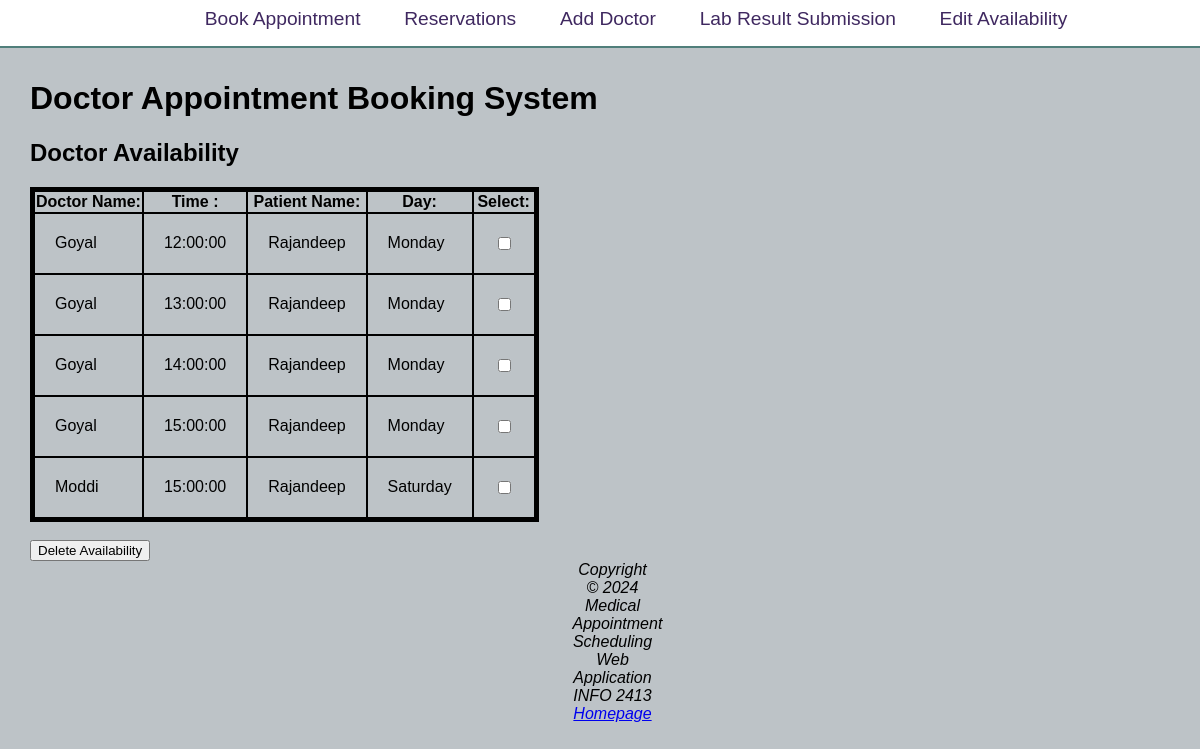
Page /test.php on the committed database.
### tables this page shows
CREATE TABLE `Availability` (
  `aptNumber` int(11) NOT NULL,
  `Status` varchar(100) NOT NULL,
  `Time` time NOT NULL,
  `Day` text NOT NULL,
  `medicalLicence` int(11) DEFAULT NULL,
  `healthNo` int(11) DEFAULT NULL
);

CREATE TABLE `doctors` (
  `medicalLicence` int(11) NOT NULL,
  `doctorName` text NOT NULL,
  `email` text NOT NULL,
  `phoneNo` int(11) NOT NULL,
  `address` text NOT NULL,
  `specialization` text NOT NULL
);

CREATE TABLE `registration` (
  `fname` varchar(200) NOT NULL,
  `lname` varchar(200) NOT NULL,
  `healthNo` int(7) NOT NULL,
  `email` text NOT NULL,
  `phoneNo` int(10) NOT NULL,
  `address` text NOT NULL,
  `gender` varchar(100) NOT NULL
);

### test.php (the view, shortened to what this page needs)
<?php
	$con=new mysqli ('localhost', 'root', '','project_final');
?>
<?php include 'header.php'; ?>
<HEADER><h2>Doctor Availability</h2></HEADER>
<form action=" " method="post" >
<table id="book">
<tr>
<th> Doctor Name:</th>
<th>Time :</th>
<th>Patient Name:</th>
<th>Day:</th>
<th>Select:</th>
</tr>
<?php
$query2 = "select Time , Day, doctors.doctorName , registration.lname, registration.fname from Availability
INNER JOIN doctors
ON Availability.medicalLicence = doctors.medicalLicence
INNER JOIN registration ON Availability.healthNo = registration.healthNo and Status = 'Available' ";
$statement = mysqli_query($con,$query2);
 $count=0;
while($row = $statement->fetch_assoc())
{
    echo"<tr>" ;
    echo"<td>" . $row['doctorName'] . "</td>";
    echo"<td>" . $row['Time'] . "</td>";
    echo "<td>" . $row['fname'] . "</td>";
    echo "<td>" . $row['Day'] . "</td>";
    echo"<td>" ."<input type='checkbox' id='check' name='check' value='$count'>"."</td>" ;
    echo"</tr>";
    $count++;
}
?>
</table><br>
<input name='book'  type='submit' value ='Delete Availability' >
	</body>
<?php include 'footer.php'; ?>

### style.css (style rules this page uses)
body { background-color: #BDC3C7; color: black; font-family: Verdana, Arial, sans-serif; padding-left: 25px; margin: 5; }
table { border-collapse: separate; border-spacing: 50px 0; }
td { padding: 20px; }
table, th, td { border: 2px solid black; }
#book { border: 1px solid black; border-collapse: collapse; border-width: 5; padding: 0px; width: ; }

### rows in the picture
availability: medicalLicence.doctorName "Goyal", Time "12:00:00", healthNo.fname "Rajandeep", Day "Monday"
availability: medicalLicence.doctorName "Goyal", Time "13:00:00", healthNo.fname "Rajandeep", Day "Monday"
availability: medicalLicence.doctorName "Goyal", Time "14:00:00", healthNo.fname "Rajandeep", Day "Monday"
availability: medicalLicence.doctorName "Goyal", Time "15:00:00", healthNo.fname "Rajandeep", Day "Monday"
availability: medicalLicence.doctorName "Moddi", Time "15:00:00", healthNo.fname "Rajandeep", Day "Saturday"
